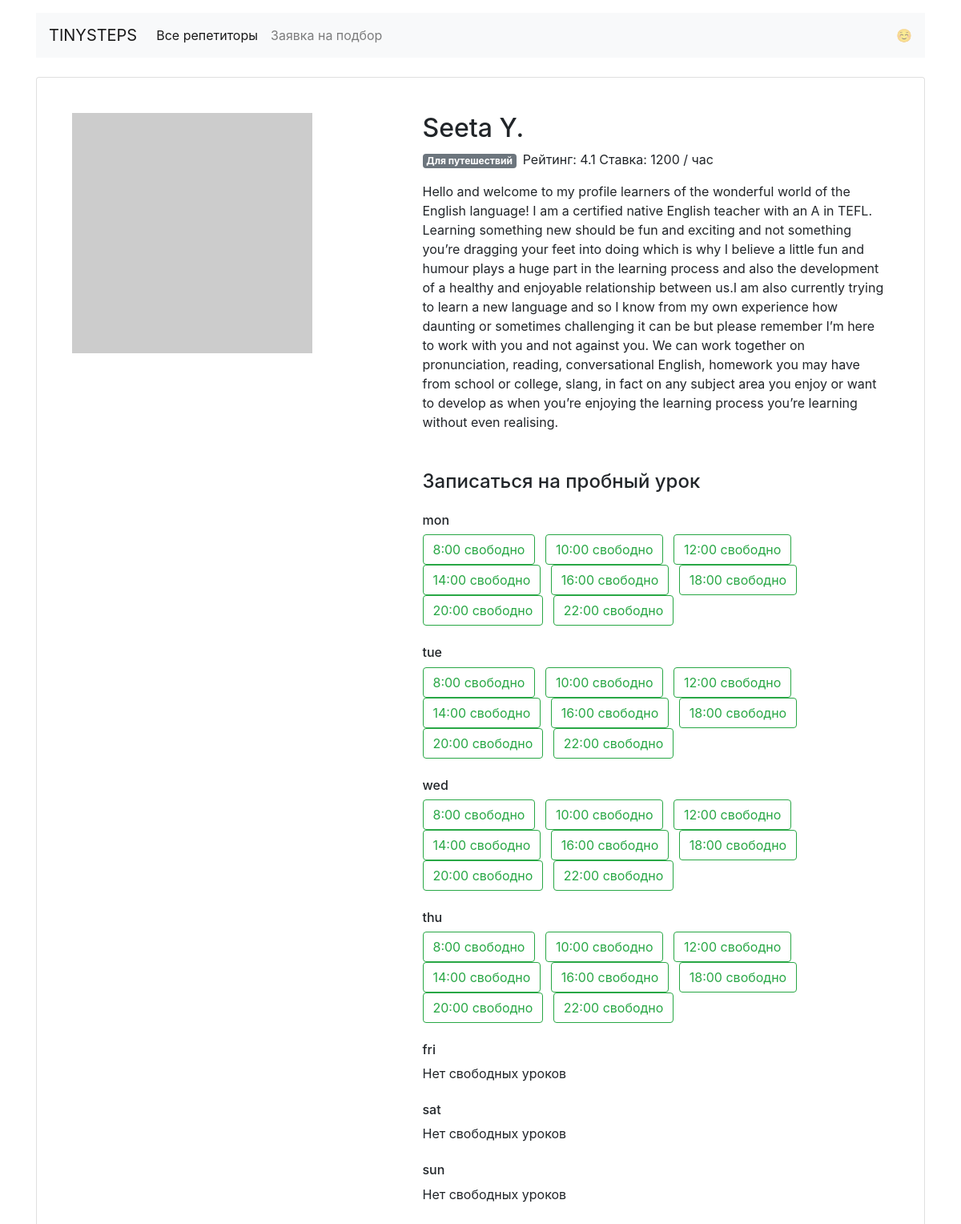
The app's page /profiles/10/ with its own data.
### app.py (models this page shows)
class Teacher(db.Model):
    __tablename__ = 'teachers'
    id = db.Column(db.Integer, primary_key=True)
    name = db.Column(db.String(50), nullable=False)
    about = db.Column(db.String, nullable=False)
    rating = db.Column(db.Float, nullable=False)
    picture = db.Column(db.String, nullable=False)
    price = db.Column(db.Integer, nullable=False)
    booking = db.relationship('Booking')
    goals = db.relationship('Goal', secondary=teachers_goal)

### app.py (the view)
@app.route('/profiles/<int:id>/')
def render_profiles(id):
    teacher = db.session.query(Teacher).get_or_404(id)
    with open('data/teachers.json', 'r', encoding='utf-8') as r:
        teacher_time = json.load(r)
    free_time = teacher_time[id]['free']
    return render_template('profile.html', teacher=teacher, free_time=free_time)

### templates/profile.html
{% extends 'base.html' %}
{% block content %}
    <div class="card my-4 mx-auto">
        <div class="card-body m-2 m-md-4">
            <article class="row">
                <div class="col-5"><img src="{{ teacher.picture }}" class="img-fluid" alt=""></div>
                <div class="col-7">
                    <section class="teacher=info">
                        <h1 class="h2">{{ teacher.name }}</h1>
                        <p><span class="badge badge-secondary mr-2">Для путешествий </span>Рейтинг: {{ teacher.rating }}
                            Ставка: {{ teacher.price }} / час</p>
                        <p>{{ teacher.about }}</p>
                    </section>
                    <section class="available">
                        <h4 class="mb-4 mt-5">Записаться на пробный урок</h4>
                        {% for day,info in free_time.items() %}
                            {% if True in info.values() %}
                                <h6 class="mt-4">{{ day }}</h6>
                                {% for k,v in info.items() %}
                                    <a href="/booking/{{ teacher.id }}/{{ day }}/{{ k }}"
                                       class="btn btn-outline-success mr-2">{{ k }} свободно</a>
                                {% endfor %}
                            {% else %}
                                <h6 class="mt-4">{{ day }}</h6>
                                <p>Нет свободных уроков</p>
                            {% endif %}
                        {% endfor %}
                    </section>
                </div>
            </article>
        </div>
    </div>
{% endblock %}

### records on screen
Teacher: name "Seeta Y.", rating "4.1", price "1200", about "Hello and welcome to my profile learners of the wonderful world of the English language! I am a certified native English teacher with an A in TEFL. Learning something new should be fun and exciting and not something you’re dragging your feet into doing which is why I believe a little fun and humour plays a huge part in the learning process and also the development of a healthy and enjoyable relationship between us.I am also currently trying to learn a new language and so I know from my own experience how daunting or sometimes challenging it can be but please remember I’m here to work with you and not against you. We can work together on pronunciation, reading, conversational English,…"

### other values on screen
{{ day }} "mon" "tue" "wed" "thu"
{{ k }} "8:00" "10:00" "12:00" "14:00" "16:00" "18:00" "20:00" "22:00" "8:00" "10:00" "12:00" "14:00" "16:00" "18:00" "20:00" "22:00" "8:00" "10:00" "12:00" "14:00" "16:00" "18:00" "20:00" "22:00" "8:00" "10:00" "12:00" "14:00" "16:00" "18:00" "20:00" "22:00"
{{ day }} "fri" "sat" "sun"
